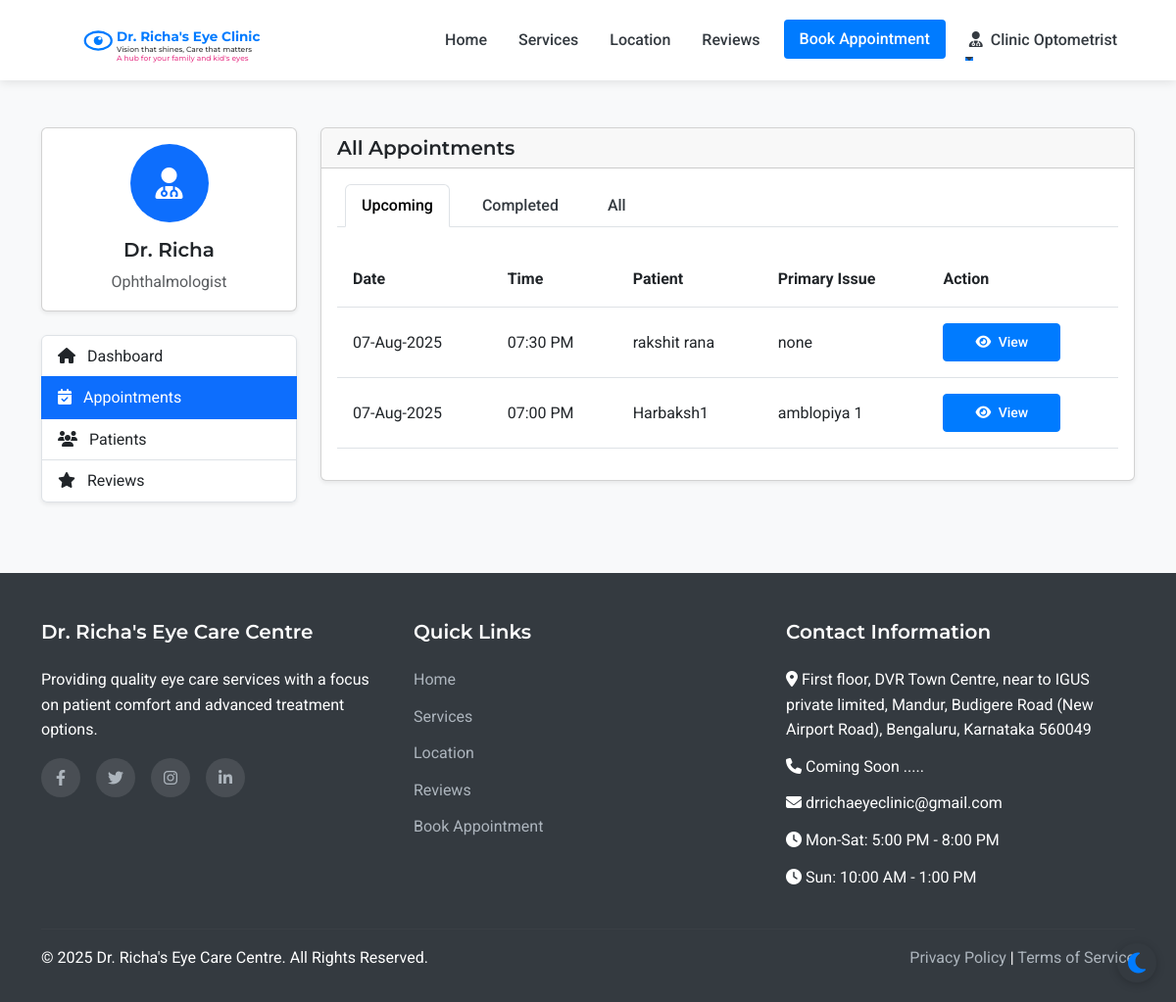
The page /admin/appointments (signed in) on the database as committed earlier.
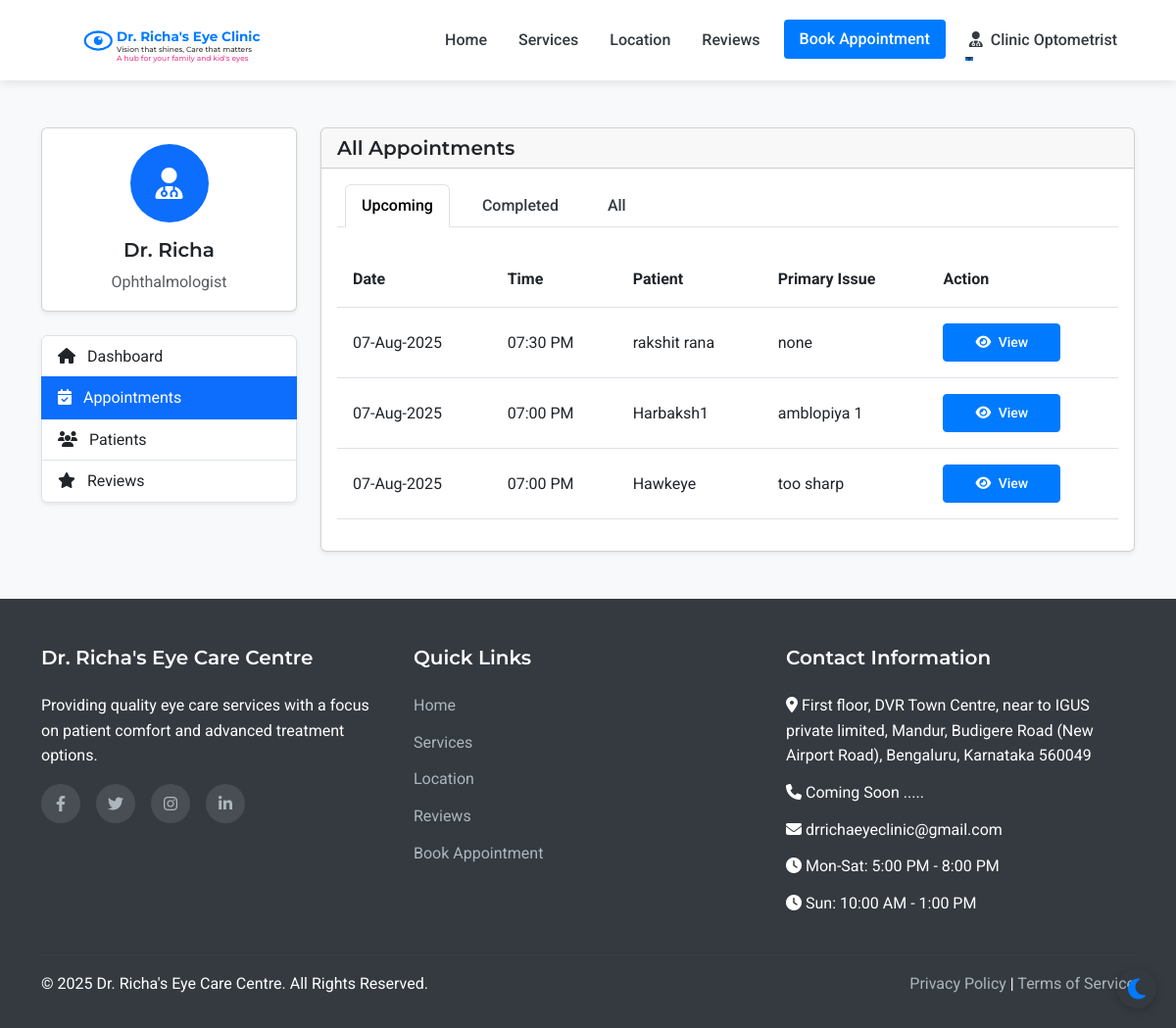
The same page on the database as committed later.
### models.py (models this page shows, shortened)
class Appointment(db.Model):
    id = db.Column(db.Integer, primary_key=True)
    patient_id = db.Column(db.Integer, db.ForeignKey('patient.id'), nullable=False)
    appointment_date = db.Column(db.Date, nullable=False)
    appointment_time = db.Column(db.Time, nullable=False)
    primary_issue = db.Column(db.Text, nullable=True)
    referral_info = db.Column(db.String(255), nullable=True)
    status = db.Column(db.String(20), default='scheduled')  # scheduled, completed, cancelled
    created_at = db.Column(db.DateTime, default=datetime.utcnow)
    consultation_fee = db.Column(db.Float, nullable=False, default=500.0)
    payment_status = db.Column(db.String(20), default='pending')  # pending, paid

class Patient(UserMixin, db.Model):
    id = db.Column(db.Integer, primary_key=True)
    full_name = db.Column(db.String(100), nullable=False)
    mobile_number = db.Column(db.String(15), nullable=False)
    email = db.Column(db.String(100), nullable=True)
    age = db.Column(db.Integer, nullable=False)
    sex = db.Column(db.String(10), nullable=True)
    password_hash = db.Column(db.String(256), nullable=True)
    is_registered = db.Column(db.Boolean, default=False)
    created_at = db.Column(db.DateTime, nullable=False, default=datetime.utcnow)
    appointments = db.relationship('Appointment', backref='patient', lazy=True)
    doctor_prescriptions = db.relationship('DoctorPrescription', backref='patient', lazy=True)
    optometrist_prescriptions = db.relationship('OptometristPrescription', backref='patient', lazy=True)

### routes.py (the view)
@app.route('/admin/appointments')
@login_required
def admin_appointments():
    if not (isinstance(current_user, Admin) or isinstance(current_user, Doctor) or isinstance(current_user, Assistant)):
        flash('Access denied. Staff privileges required.', 'danger')
        return redirect(url_for('index'))
    appointments = Appointment.query.order_by(desc(Appointment.appointment_date), desc(Appointment.appointment_time)).all()
    return render_template('admin/appointments.html', appointments=appointments)

### app.py (called while the page is built)
@login_manager.user_loader
def load_user(user_id):
    from models import Doctor, Assistant, Admin, Patient
    try:
        if user_id.startswith('doctor_'):
            return Doctor.query.get(int(user_id.split('_')[1]))
        elif user_id.startswith('assistant_'):
            return Assistant.query.get(int(user_id.split('_')[1]))
        elif user_id.startswith('admin_'):
            return Admin.query.get(int(user_id.split('_')[1]))
        else:
            return Patient.query.get(int(user_id))
    except (ValueError, AttributeError):
        return None

### routes.py (called while the page is built)
@app.context_processor
def inject_now():
    return {'now': datetime.now()}

### templates/admin/appointments.html (shortened to what the changed rows need)
{% extends 'layout.html' %}
{% block content %}
<section class="py-5 bg-light">
    <div class="container">
        <div class="row">
            <div class="col-lg-9">
                <div class="card shadow-sm">
                    <div class="card-body">
                        <div class="tab-content" id="appointmentTabsContent">
                            <div class="tab-pane fade show active" id="upcoming" role="tabpanel" aria-labelledby="upcoming-tab">
                                <div class="table-responsive">
                                    <table class="table table-hover">
                                        <thead>
                                            <tr>
                                                <th>Date</th>
                                                <th>Time</th>
                                                <th>Patient</th>
                                                <th>Primary Issue</th>
                                                <th>Action</th>
                                            </tr>
                                        </thead>
                                        <tbody>
                                            {% for appointment in appointments %}
                                                {% if appointment.appointment_date >= now.date() and appointment.status == 'scheduled' %}
                                                    <tr>
                                                        <td>{{ appointment.appointment_date.strftime('%d-%b-%Y') }}</td>
                                                        <td>{{ appointment.appointment_time.strftime('%I:%M %p') }}</td>
                                                        <td>{{ appointment.patient.full_name }}</td>
                                                        <td>{{ appointment.primary_issue or 'Not specified' }}</td>
                                                        <td>
                                                            <a href="{{ url_for('admin_appointment_view', appointment_id=appointment.id) }}" class="btn btn-sm btn-primary">
                                                                <i class="fas fa-eye me-1"></i> View
                                                            </a>
                                                        </td>
                                                    </tr>
                                                {% endif %}
                                            {% endfor %}
                                        </tbody>
                                    </table>
                                </div>
                            </div>
                        </div>
                    </div>
                </div>
            </div>
        </div>
    </div>
</section>
{% endblock %}

Rows that differ between the two databases and show on the page:
added Appointment: appointment_date "07-Aug-2025", appointment_time "07:00 PM", patient.full_name "Hawkeye", primary_issue "too sharp"
